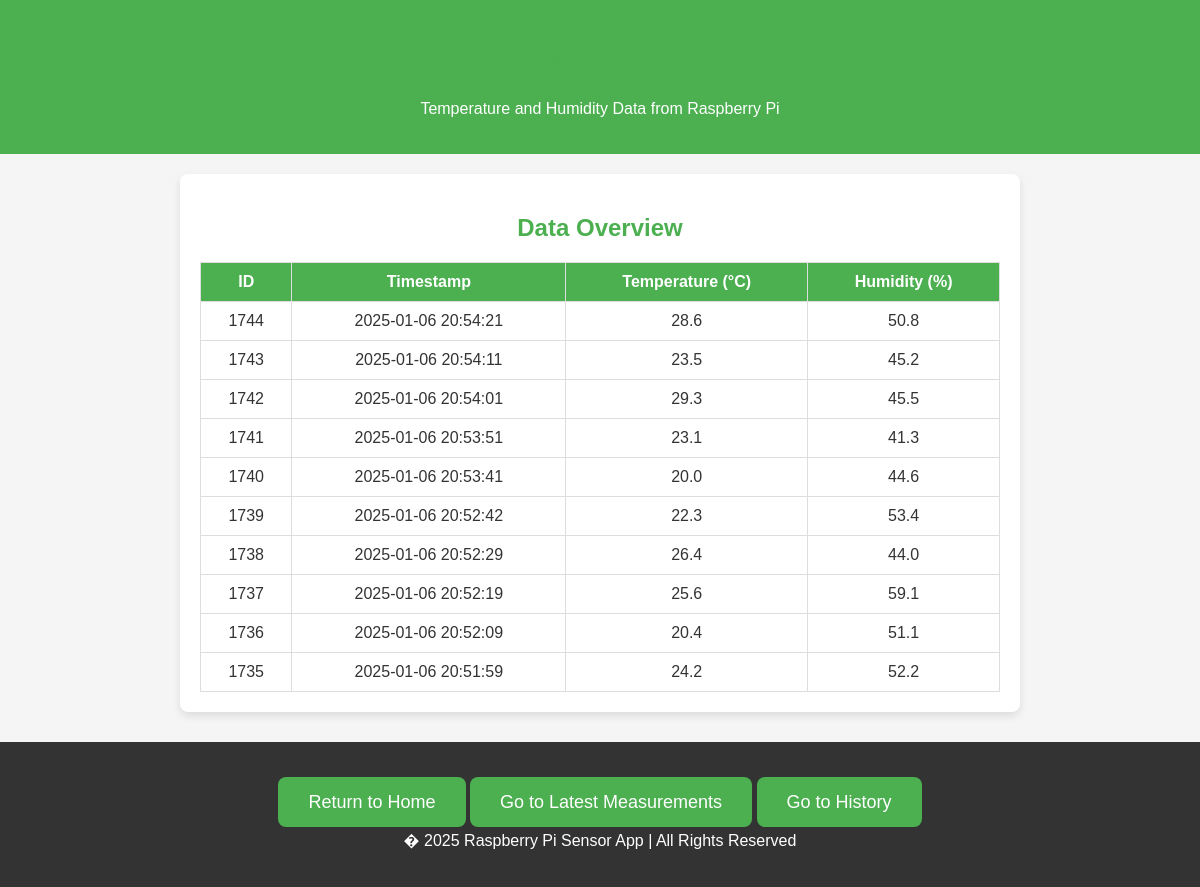
Page /measurements_page on the earlier database version.
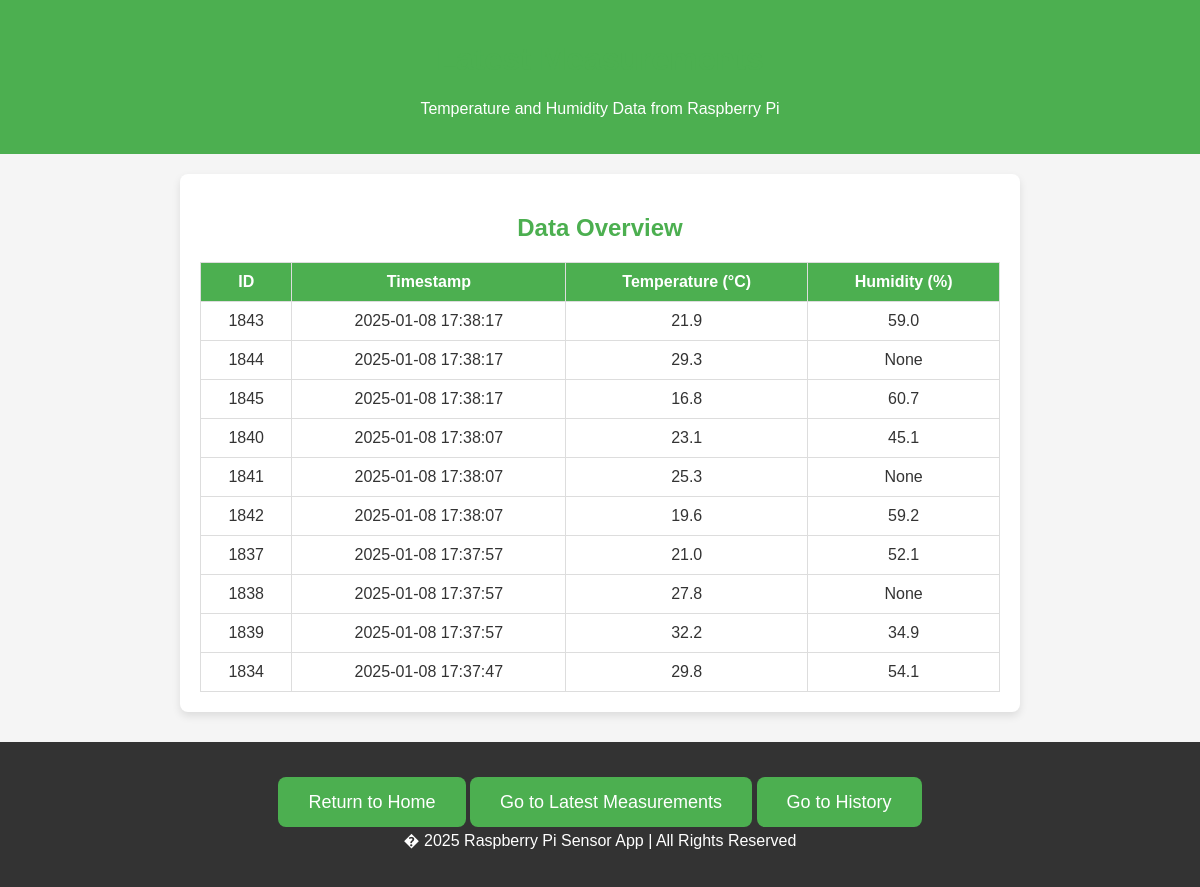
Same page on the later database version.
### tables this page shows
CREATE TABLE measurements (
            id INTEGER PRIMARY KEY AUTOINCREMENT,
            timestamp DATETIME DEFAULT CURRENT_TIMESTAMP,
            temperature REAL,
            humidity REAL
        , ph REAL, adjustment TEXT, pm25 REAL, pm10 REAL, air_quality TEXT);

### app.py (the view)
@app.route('/measurements_page')
def measurements_page():
    conn = sqlite3.connect(DB_PATH)
    cursor = conn.cursor()
    cursor.execute("SELECT * FROM measurements ORDER BY timestamp DESC LIMIT 10")
    measurements = cursor.fetchall()
    conn.close()
    return render_template('measurements.html', measurements=measurements)

### templates/measurements.html (shortened to what this page needs)
<!DOCTYPE html>
<html lang="en">
<head>
    <link rel="stylesheet" href="static/css/measurements.css">
</head>
<body>
    <header>
        <h1>Latest Measurements</h1>
        <p>Temperature and Humidity Data from Raspberry Pi</p>
    </header>
    <div class="container">
        <h2>Data Overview</h2>
        <table>
            <thead>
                <tr>
                    <th>ID</th>
                    <th>Timestamp</th>
                    <th>Temperature (&deg;C)</th>
                    <th>Humidity (%)</th>
                </tr>
            </thead>
            <tbody>
                {% for measurement in measurements %}
                    <tr>
                        <td>{{ measurement[0] }}</td>
                        <td>{{ measurement[1] }}</td>
                        <td>{{ measurement[2] }}</td>
                        <td>{{ measurement[3] }}</td>
                    </tr>
                {% endfor %}
            </tbody>
        </table>
    </div>
    <footer>
        <div class="cta">
            <a href="/" class="button">Return to Home</a>
            <a href="/measurements_page" class="button">Go to Latest Measurements</a>
            <a href="/history_page" class="button">Go to History</a>
        </div>
        <p>� 2025 Raspberry Pi Sensor App | All Rights Reserved</p>
    </footer>
</body>
</html>

Differences in the rows shown:
no longer on this page (row unchanged): measurements: id "1744", timestamp "2025-01-06 20:54:21", temperature "28.6", humidity "50.8"
no longer on this page (row unchanged): measurements: id "1743", timestamp "2025-01-06 20:54:11", temperature "23.5", humidity "45.2"
no longer on this page (row unchanged): measurements: id "1742", timestamp "2025-01-06 20:54:01", temperature "29.3", humidity "45.5"
no longer on this page (row unchanged): measurements: id "1741", timestamp "2025-01-06 20:53:51", temperature "23.1", humidity "41.3"
no longer on this page (row unchanged): measurements: id "1740", timestamp "2025-01-06 20:53:41", temperature "20.0", humidity "44.6"
no longer on this page (row unchanged): measurements: id "1739", timestamp "2025-01-06 20:52:42", temperature "22.3", humidity "53.4"
no longer on this page (row unchanged): measurements: id "1738", timestamp "2025-01-06 20:52:29", temperature "26.4", humidity "44.0"
no longer on this page (row unchanged): measurements: id "1737", timestamp "2025-01-06 20:52:19", temperature "25.6", humidity "59.1"
no longer on this page (row unchanged): measurements: id "1736", timestamp "2025-01-06 20:52:09", temperature "20.4", humidity "51.1"
no longer on this page (row unchanged): measurements: id "1735", timestamp "2025-01-06 20:51:59", temperature "24.2", humidity "52.2"
added measurements: id "1843", timestamp "2025-01-08 17:38:17", temperature "21.9", humidity "59.0"
added measurements: id "1844", timestamp "2025-01-08 17:38:17", temperature "29.3", measurement "None"
added measurements: id "1845", timestamp "2025-01-08 17:38:17", temperature "16.8", humidity "60.7"
added measurements: id "1840", timestamp "2025-01-08 17:38:07", temperature "23.1", humidity "45.1"
added measurements: id "1841", timestamp "2025-01-08 17:38:07", temperature "25.3", measurement "None"
added measurements: id "1842", timestamp "2025-01-08 17:38:07", temperature "19.6", humidity "59.2"
added measurements: id "1837", timestamp "2025-01-08 17:37:57", temperature "21.0", humidity "52.1"
added measurements: id "1838", timestamp "2025-01-08 17:37:57", temperature "27.8", measurement "None"
added measurements: id "1839", timestamp "2025-01-08 17:37:57", temperature "32.2", humidity "34.9"
added measurements: id "1834", timestamp "2025-01-08 17:37:47", temperature "29.8", humidity "54.1"
